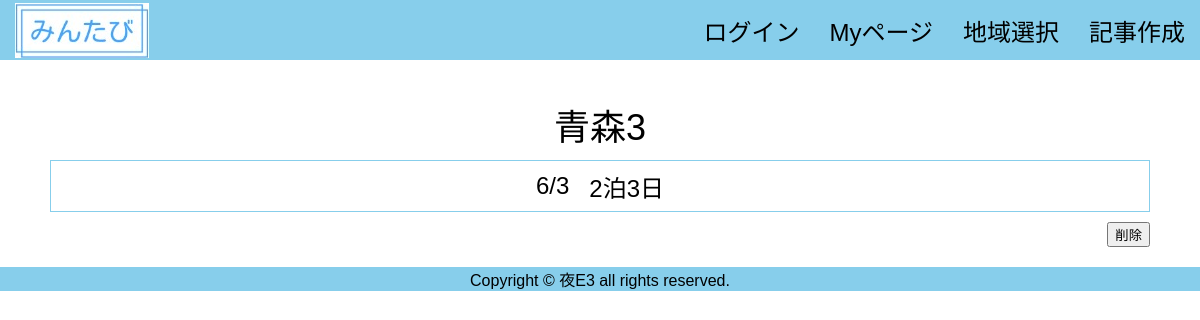
The page /main/6 on the database its author committed.
### tables this page shows
CREATE TABLE "page" (
	"ID"	INTEGER PRIMARY KEY AUTOINCREMENT,
	"userID"	INTEGER,
	"editPASS"	TEXT,
	"title"	TEXT,
	"prefectures"	INTEGER,
	"month"	INTEGER,
	"date"	INTEGER,
	"flag"	INTEGER,
	"period"	TEXT
);

### app.py (the view)
@app.route('/main/<int:pageid>')
def main(pageid):
    conn = sqlite3.connect('flaskapp.db')
    c = conn.cursor()
    c.execute("select title, prefectures, month, date, period from page where ID=?", (pageid,))
    page = c.fetchone()
    c.execute(
        "select image, content, datetime,id from post where flag=0 and pageID=?", (pageid,))
    story = []
    for row in c.fetchall():
        story.append(
            {"image": row[0], "content": row[1], "datetime": row[2], "id": row[3]})
    c.close()
    print(pageid)
    print(page)
    print(story)
    return render_template('main.html', pageid=pageid, page=page, story=story)

### templates/main.html (shortened to what this page needs)
<!DOCTYPE html>
{% extends 'base.html' %}
{% block content %}
<div class="title">{{page[0]}}</div>
<div class="main_header">
  <div class="item3">{{page[2]}}/{{page[3]}}</div>
  <div class="item3">{{page[4]}}</div>
</div>
<div class="btn1"><button><a href="/deletepage/{{pageid}}>"></a> 削除</button></div>
{% endblock %}

### static/css/style.css (style rules this page uses)
html { overflow-y: scroll; }
body, h1, h2, h3, h4, h5, p, ul, ol, li, dl, dt, dd { margin: 0px; padding: 0px; }
body { font-family: "Noto Sans Japanese", "ヒラギノ角ゴ Pro W3", "Hiragino Kaku Gothic Pro", "ヒラギノ角ゴ ProN W3", "Hiragino Kaku Gothic ProN", "游ゴシック", YuGothic, "メイリオ", "Meiryo", "HGPｺﾞｼｯｸM", "Osaka", "ＭＳ Ｐゴシック", sans-serif, Century Gothic, Arial; }
.title { display: flex; justify-content: center; align-items: flex-end; font-size: 36px; height: 150px; }
.main_header { display: flex; justify-content: center; align-items: center; height: 50px; font-size: 24px; border: 1px solid skyblue; padding: 0 150px; margin: 10px 50px; }
.item3 { padding: 0 10px; }
.btn1 { display: flex; justify-content: flex-end; margin: 10px 50px; }

### rows shown on the page
page: title "青森3", month "6", date "3", period "2泊3日"
